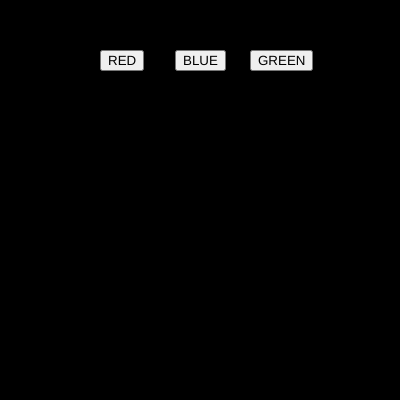
Frame 1 (no input)
Frame 60 (no input): identical to frame 1, image omitted
Frame 120 (the mouse pressed at the canvas centre since frame 60): identical to frame 1, image omitted

The p5.js sketch that drew this single still picture (run headless with seeded random() and noise() and a simulated clock; from frame 60 on, the mouse is pressed at the canvas centre):

// p5.js sketch
// ── sketch.js
var btn_red;
var btn_green;
var btn_blue

var r = 0;
var g = 0;
var b = 0;

function setup() {
  createCanvas(400, 400);
  
  btn_red = createButton("RED");
  btn_red.position(100,50);
  btn_red.mousePressed(red_bg);

  btn_green = createButton("GREEN");
  btn_green.position(250,50);
  btn_green.mousePressed(green_bg);

  btn_blue = createButton("BLUE");
  btn_blue.position(175,50);
  btn_blue.mousePressed(blue_bg);
}

function draw() {
  background(r,g,b);
}

function red_bg()
{
  r = 255
  g = 0
  b = 0
}

function green_bg()
{
  r = 0
  g = 255
  b = 0
}

function blue_bg()
{
  r = 0
  g = 0
  b = 255
}
